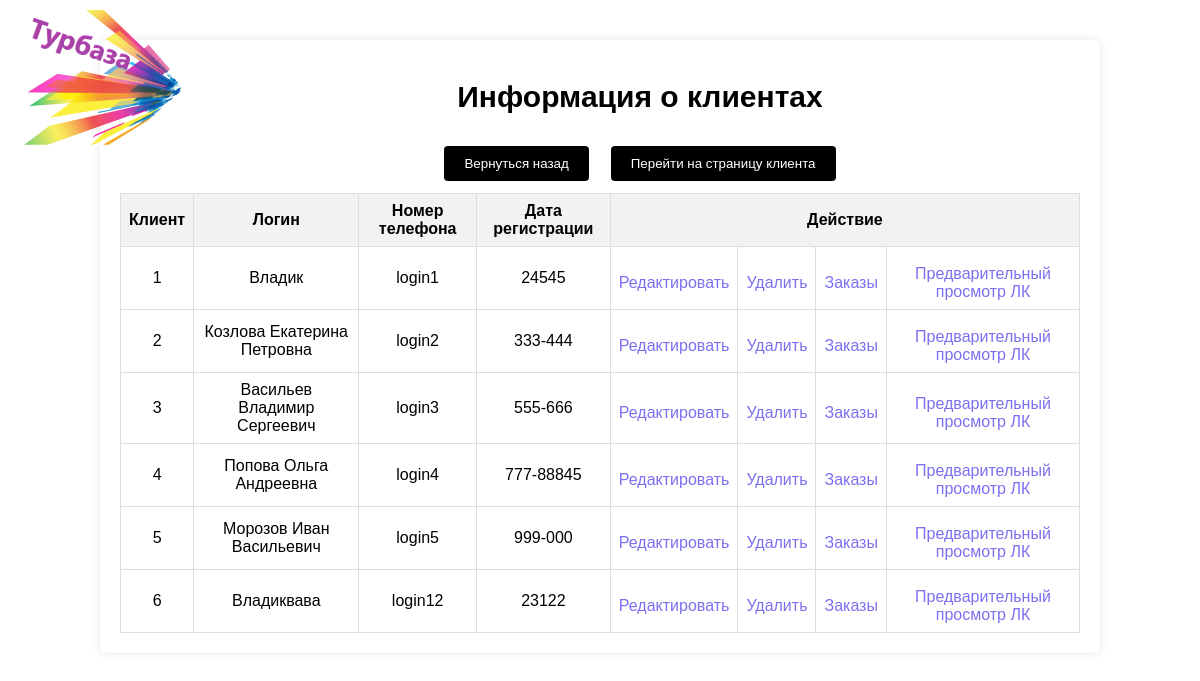
Page /Admin/Redcl.php on the committed database.
### Admin/Redcl.php (the view, shortened to what this page needs)
<?php
include '../Connect.php';
?>
<!DOCTYPE html>
<html>
<head>
    <link rel="stylesheet" href="../Home.css">
    <link rel="stylesheet" href="../Text.css">
    <link rel="stylesheet" href="../Shadow.css">
</head>
<body>
        <div class="navbar">
            <div class="container">
                <div class="navbar-nav">
                <div class="navbar-brand">
                        <a href="Prof.php"><img src="../logo1.png" alt="Логотип"></a><a>
                    </div>
                </div>
            </div>
        </div>
        <div class="table">
    <div class="txt">
        <h1 class="features-t">Информация о клиентах</h1>
        <table align="center">
            <tr>
                <td>
                    <div align="center"><a href="Prof.php"><button>Вернуться назад</button></a></div>
                </td>
                <td>
                    <div align="center"><a href="../#" target="_blank"><button>Перейти на страницу клиента</button></a></div>
                </td>
            </tr>
        </table>
        <?php
        $IDclient  =  $_GET ['IDclient'];
        $ZAKclient  =  $_GET ['ZAKclient'];
        $CLIENTI = mysqli_query($dp, "SELECT * FROM клиенты");
        if($IDclient > 0) {
            $CLIENTIS = mysqli_fetch_assoc((mysqli_query($dp, "SELECT * FROM клиенты WHERE клиенты.`ID клиента` = $IDclient")));
        ?>
        <table align="center" class="serv-tables">
            <tr>
                <th align="center" colspan="2"><b>Обновление данных клиента</b></th>
            </tr>
            <form method="POST">
                <tr>
                    <td>ФИО: <b><?php echo $CLIENTIS['ФИО']; ?></b></td>
                    <td><input type="text" name="newFIO"></td>
                </tr>
                <tr>
                    <td>Логин: <b><?php echo $CLIENTIS['Логин']; ?></b></td>
                    <td><input type="text" name="newLOGIN"></td>
                </tr>
                <tr>
                    <td>Номер телефона: <b><?php echo $CLIENTIS['Номер телефона']; ?></b></td>
                    <td><input type="text" name="newEMAIL"></td>
                </tr>
                <tr>
                    <td colspan="2">
                        <input type="submit" name="update" value="Обновить">
                        <a href="Redcl.php">Отмена</a>
                    </td>
                </tr>
            </form>
        <?php
        } else {
        ?>
        <table align="center" class="serv-tables" >
            <tr>
                <th>Клиент</th>
                <th>Логин</th>
                <th>Номер телефона</th>
                <th>Дата регистрации</th>
                <th colspan="4">Действие</th>
            </tr>
            <?php
            while($OutCL = mysqli_fetch_array($CLIENTI)) {
                echo '<tr>
                    <td>' . $OutCL['ID клиента'] . '</td>
                    <td>' . $OutCL['ФИО'] . '</td>
                    <td>' . $OutCL['Логин'] . '</td>
                    <td>' . $OutCL['Номер телефона'] . '</td>
                    <td><div class="navs-item notbtn"><a href="redcl.php?IDclient=' . $OutCL['ID клиента'] . '"class="txt-uppercase">Редактировать</a></div></td>
                    <td><div class="navs-item notbtn"><a href="redcl.php?DELclient=' . $OutCL['ID клиента'] . '"class="txt-uppercase">Удалить</a></div></td>
                    <td><div class="navs-item notbtn"><a href="redcl.php?ZAKclient=' . $OutCL['ID клиента'] . '"class="txt-uppercase">Заказы</a></div></td>
                    <td><div class="navs-item notbtn"><a href="prevCl.php?prevCID=' . $OutCL['ID клиента'] . '"class="txt-uppercase">Предварительный просмотр ЛК</a></div></td>
                </tr>';
            }
            echo '</table>';
        }
        ?>
    </div>
</div>
</body>
</html>

### Home.css (style rules this page uses)
body { font-family: Arial, sans-serif; margin: 0; padding: 0; background: url('fan.jpg') no-repeat center center fixed; background-size: cover; }
.features-t { color: #000000; margin-bottom: 20px; font-size: 30px; text-align: center; }
.navbar { color: #000000; padding: 10px 0; }
.navbar-brand { float: left; }

### Text.css (style rules this page uses)
.table { margin: 20px auto; width: 80%; background-color: #ffffffd3; padding: 20px; border-radius: 8px; box-shadow: 0px 0px 10px rgba(0, 0, 0, 0.1); }
.features-t { text-align: center; }
.serv-tables { width: 100%; border-collapse: collapse; }
.serv-tables th, .serv-tables td { border: 1px solid #ddd; padding: 8px; text-align: center; }
.serv-tables th { background-color: #f2f2f2; }
button { padding: 10px 20px; background-color: #000000; color: #fff; border: none; border-radius: 4px; cursor: pointer; }
.navs-item { margin-top: 10px; }
.navs-item a { text-decoration: none; color: #7b70f0; }

### Shadow.css (style rules this page uses)
body { font-family: Arial, sans-serif; margin: 0; padding: 0; background: url('fan.jpg') no-repeat center center fixed; background-size: cover; }
.navbar { color: #000000; padding: 10px 0; }
.navbar-brand { float: left; }
td { padding: 10px; }
.features-t { color: #000000; text-align: center; }

### rows in the picture
клиенты: ID клиента "1", ФИО "Владик", Логин "login1", Номер телефона "24545"
клиенты: ID клиента "2", ФИО "Козлова Екатерина Петровна", Логин "login2", Номер телефона "333-444"
клиенты: ID клиента "3", ФИО "Васильев Владимир Сергеевич", Логин "login3", Номер телефона "555-666"
клиенты: ID клиента "4", ФИО "Попова Ольга Андреевна", Логин "login4", Номер телефона "777-88845"
клиенты: ID клиента "5", ФИО "Морозов Иван Васильевич", Логин "login5", Номер телефона "999-000"
клиенты: ID клиента "6", ФИО "Владиквава", Логин "login12", Номер телефона "23122"
